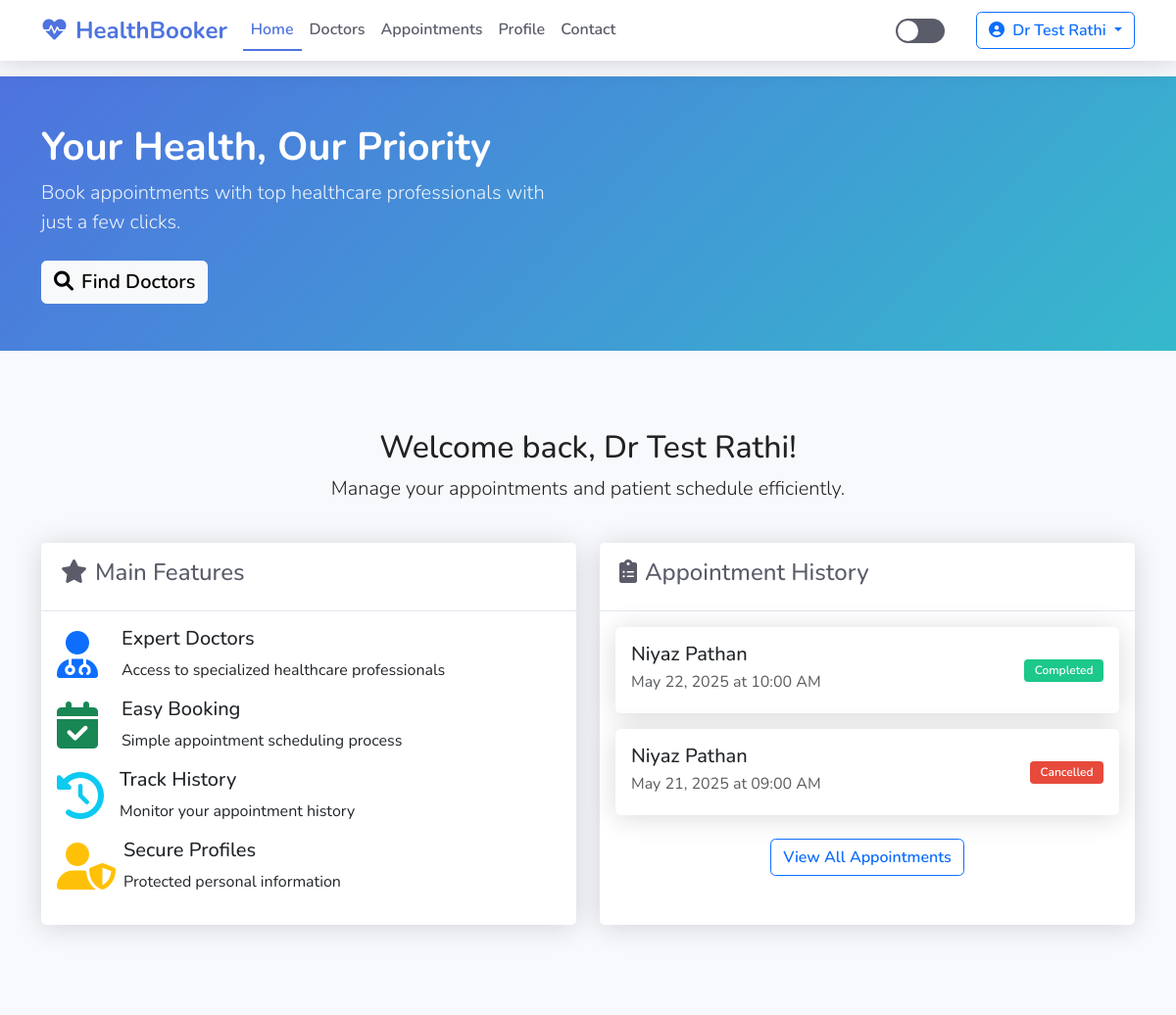
/ (signed in, upper part), run on an earlier commit of the app's database.
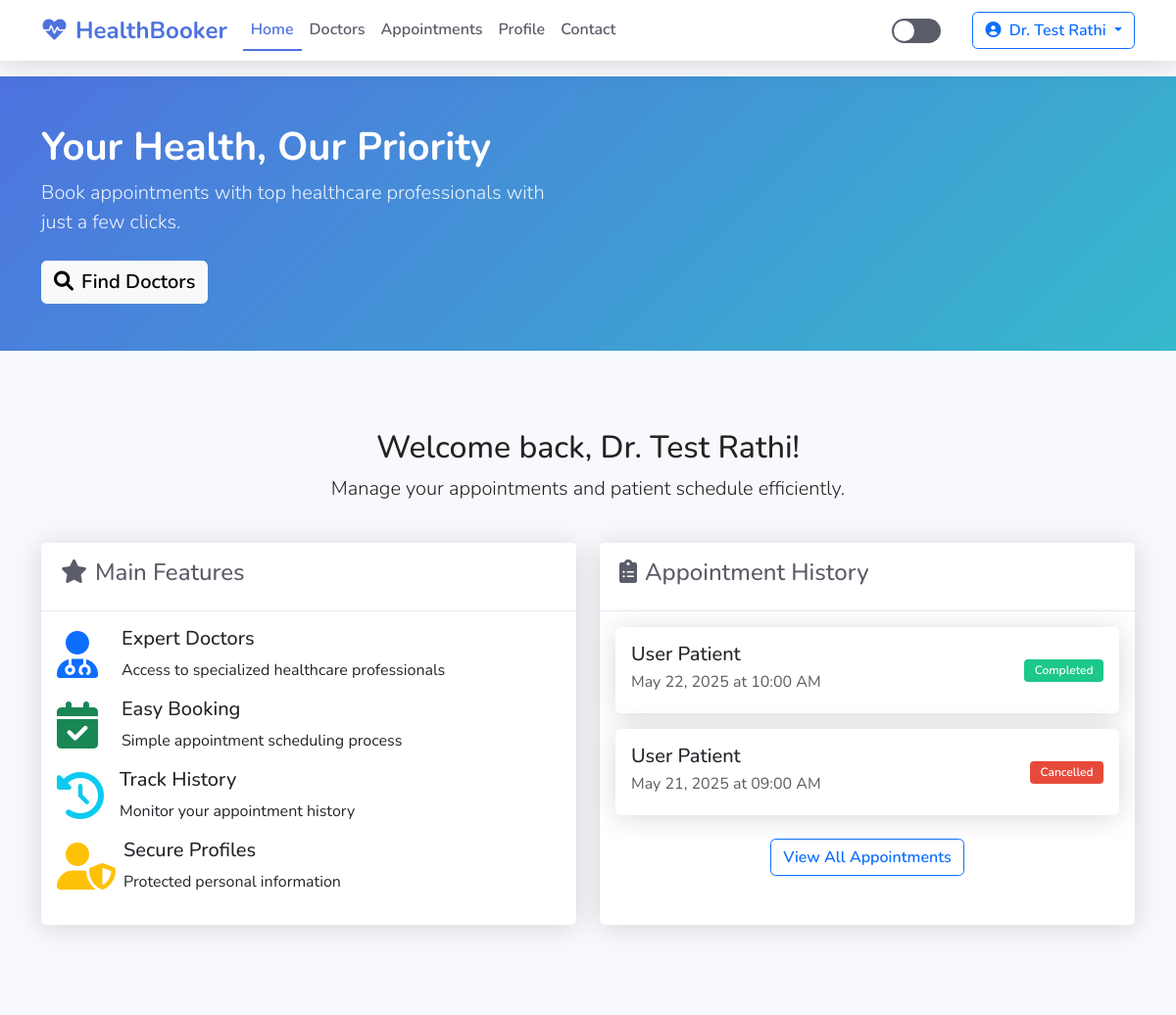
And on a later commit of the database.
### app.py (models this page shows, shortened)
class User(db.Model, UserMixin):
    id = db.Column(db.Integer, primary_key=True)
    name = db.Column(db.String(100), nullable=False)
    email = db.Column(db.String(120), unique=True, nullable=False)
    password = db.Column(db.String(60), nullable=False)
    user_type = db.Column(db.String(10), nullable=False)  # 'user' or 'doctor'
    profile_image = db.Column(db.String(20), nullable=False, default='default.jpg')
    date_joined = db.Column(db.DateTime, nullable=False, default=datetime.utcnow)
    appointments_as_user = db.relationship('Appointment', backref='patient', lazy=True,
                                          foreign_keys='Appointment.user_id')

class Appointment(db.Model):
    id = db.Column(db.Integer, primary_key=True)
    user_id = db.Column(db.Integer, db.ForeignKey('user.id'), nullable=False)
    doctor_id = db.Column(db.Integer, db.ForeignKey('doctor.id'), nullable=False)
    appointment_date = db.Column(db.Date, nullable=False)
    appointment_time = db.Column(db.Time, nullable=False)
    booking_date = db.Column(db.DateTime, nullable=False, default=datetime.utcnow)
    status = db.Column(db.String(20), nullable=False, default='Pending')  # Pending/Completed/In Progress/Cancelled

### routes.py (the view)
@app.route('/')
def home():
    if current_user.is_authenticated:
        if current_user.user_type == 'user':
            appointments = Appointment.query.filter_by(user_id=current_user.id).order_by(Appointment.appointment_date.desc()).all()
            current_user.appointments_as_user = appointments
        elif current_user.user_type == 'doctor':
            doctor = Doctor.query.filter_by(user_id=current_user.id).first()
            if doctor:
                doctor.appointments = Appointment.query.filter_by(doctor_id=doctor.id).order_by(Appointment.appointment_date.desc()).all()
    return render_template('index.html', title='Home')

### templates/index.html (shortened to what this page needs)
<!DOCTYPE html>
<html lang="en">
<head>
    <link href="https://cdn.jsdelivr.net/npm/bootstrap@5.3.0/dist/css/bootstrap.min.css" rel="stylesheet">
    <link href="https://cdnjs.cloudflare.com/ajax/libs/font-awesome/6.0.0/css/all.min.css" rel="stylesheet">
    <link rel="stylesheet" href="{{ url_for('static', filename='css/main.css') }}">
</head>
<body>
    <nav class="navbar navbar-expand-lg navbar-light sticky-top">
        <div class="container">
            <a class="navbar-brand" href="{{ url_for('home') }}">
                <i class="fas fa-heartbeat me-2"></i>HealthBooker
            </a>
            <div class="collapse navbar-collapse" id="navbarNav">
                <ul class="navbar-nav me-auto">
                    <li class="nav-item">
                        <a class="nav-link {% if request.path == url_for('home') %}active{% endif %}" href="{{ url_for('home') }}">Home</a>
                    </li>
                    <li class="nav-item">
                        <a class="nav-link {% if request.path == url_for('doctors') %}active{% endif %}" href="{{ url_for('doctors') }}">Doctors</a>
                    </li>
                    {% if current_user.is_authenticated %}
                        {% if current_user.user_type == 'user' %}
                        <li class="nav-item">
                            <a class="nav-link {% if request.path == url_for('user_appointments') %}active{% endif %}" href="{{ url_for('user_appointments') }}">Appointments</a>
                        </li>
                        {% elif current_user.user_type == 'doctor' %}
                        <li class="nav-item">
                            <a class="nav-link {% if request.path == url_for('doctor_appointments') %}active{% endif %}" href="{{ url_for('doctor_appointments') }}">Appointments</a>
                        </li>
                        {% endif %}
                        <li class="nav-item">
                            <a class="nav-link {% if request.path == url_for('profile') %}active{% endif %}" href="{{ url_for('profile') }}">Profile</a>
                        </li>
                    {% endif %}
                    <li class="nav-item">
                        <a class="nav-link {% if request.path == url_for('contact') %}active{% endif %}" href="{{ url_for('contact') }}">Contact</a>
                    </li>
                </ul>
                <div class="d-flex align-items-center">
                    <div class="theme-toggle me-3" id="theme-toggle"></div>
                    <div class="ms-3">
                        {% if current_user.is_authenticated %}
                            <div class="dropdown">
                                <button class="btn btn-outline-primary dropdown-toggle" type="button" id="userDropdown" data-bs-toggle="dropdown" aria-expanded="false">
                                    <i class="fas fa-user-circle me-1"></i> {{ current_user.name }}
                                </button>
                            </div>
                        {% else %}
                            <a href="{{ url_for('login') }}" class="btn btn-outline-primary me-2"><i class="fas fa-sign-in-alt me-2"></i>Login</a>
                            <a href="{{ url_for('register') }}" class="btn btn-primary"><i class="fas fa-user-plus me-2"></i>Register</a>
                        {% endif %}
                    </div>
                </div>
            </div>
        </div>
    </nav>
    <main>
        {% block content %}
        <section class="banner">
            <div class="container">
                <div class="row align-items-center">
                    <div class="col-lg-6">
                        <h1>Your Health, Our Priority</h1>
                        <p class="lead">Book appointments with top healthcare professionals with just a few clicks.</p>
                        {% if not current_user.is_authenticated %}
                            <div class="mt-4">
                                <a href="{{ url_for('register') }}" class="btn btn-light btn-lg me-2"><i class="fas fa-user-plus me-2"></i>Get Started</a>
                                <a href="{{ url_for('doctors') }}" class="btn btn-outline-light btn-lg"><i class="fas fa-search me-2"></i>Find Doctors</a>
                            </div>
                        {% else %}
                            <div class="mt-4">
                                <a href="{{ url_for('doctors') }}" class="btn btn-light btn-lg"><i class="fas fa-search me-2"></i>Find Doctors</a>
                            </div>
                        {% endif %}
                    </div>
                </div>
            </div>
        </section>
        <section class="py-5">
            <div class="container">
                <div class="row">
                    <div class="col-12 text-center mb-4">
                        {% if current_user.is_authenticated %}
                            <h2>Welcome back, {{ current_user.name }}!</h2>
                            <p class="lead">
                                {% if current_user.user_type == 'user' %}
                                    Manage your healthcare appointments and find the right specialists for your needs.
                                {% else %}
                                    Manage your appointments and patient schedule efficiently.
                                {% endif %}
                            </p>
                        {% else %}
                            <h2>Welcome to HealthBooker</h2>
                            <p class="lead">Your one-stop platform for healthcare appointment management.</p>
                        {% endif %}
                    </div>
                </div>
                <div class="row">
                    <div class="col-md-6">
                        <div class="card mb-4">
                            <div class="card-header">
                                <h4><i class="fas fa-star me-2"></i>Main Features</h4>
                            </div>
                            <div class="card-body">
                                <div class="row">
                                    <div class="col-md-12 mb-3">
                                        <div class="d-flex align-items-center">
                                            <div class="feature-icon me-4">
                                                <i class="fas fa-user-md fa-3x text-primary"></i>
                                            </div>
                                            <div>
                                                <h5>Expert Doctors</h5>
                                                <p class="mb-0">Access to specialized healthcare professionals</p>
                                            </div>
                                        </div>
                                    </div>
                                    <div class="col-md-12 mb-3">
                                        <div class="d-flex align-items-center">
                                            <div class="feature-icon me-4">
                                                <i class="fas fa-calendar-check fa-3x text-success"></i>
                                            </div>
                                            <div>
                                                <h5>Easy Booking</h5>
                                                <p class="mb-0">Simple appointment scheduling process</p>
                                            </div>
                                        </div>
                                    </div>
                                    <div class="col-md-12 mb-3">
                                        <div class="d-flex align-items-center">
                                            <div class="feature-icon me-3">
                                                <i class="fas fa-history fa-3x text-info"></i>
                                            </div>
                                            <div>
                                                <h5>Track History</h5>
                                                <p class="mb-0">Monitor your appointment history</p>
                                            </div>
                                        </div>
                                    </div>
                                    <div class="col-md-12 mb-3">
                                        <div class="d-flex align-items-center">
                                            <div class="feature-icon me-2">
                                                <i class="fas fa-user-shield fa-3x text-warning"></i>
                                            </div>
                                            <div>
                                                <h5>Secure Profiles</h5>
                                                <p class="mb-0">Protected personal information</p>
                                            </div>
                                        </div>
                                    </div>
                                </div>
                            </div>
                        </div>
                    </div>
                    <div class="col-md-6">
                        <div class="card mb-4">
                            <div class="card-header">
                                <h4><i class="fas fa-clipboard-list me-2"></i>Appointment History</h4>
                            </div>
                            <div class="card-body" style="height: 320px;">
                                {% if current_user.is_authenticated %}
                                    {% if current_user.user_type == 'user' and current_user.appointments_as_user %}
                                        <div class="row">
                                            {% for appointment in current_user.appointments_as_user[:3] %}
                                                <div class="col-md-12 mb-3">
                                                    <div class="card">
                                                        <div class="card-body">
                                                            <div class="d-flex justify-content-between align-items-center">
                                                                <div>
                                                                    <h5 class="mb-1"> {{ appointment.doctor.user.name }}</h5>
                                                                    <p class="mb-1 text-muted">{{ appointment.appointment_date.strftime('%B %d, %Y') }} at {{ appointment.appointment_time.strftime('%I:%M %p') }}</p>
                                                                </div>
                                                                <span class="badge badge-{{ appointment.status.lower() }}">{{ appointment.status }}</span>
                                                            </div>
                                                        </div>
                                                    </div>
                                                </div>
                                            {% endfor %}
                                            <div class="text-center mt-2">
                                                <a href="{{ url_for('user_appointments') }}" class="btn btn-outline-primary"><i class="fas fa-calendar-check me-2"></i>View All Appointments</a>
                                            </div>
                                        </div>
                                    {% elif current_user.user_type == 'doctor' %}
                                        {% set doctor = current_user.doctor_profile[0] if current_user.doctor_profile else None %}
                                        {% if doctor and doctor.appointments %}
                                            <div class="row">
                                                {% for appointment in doctor.appointments[:3] %}
                                                    <div class="col-md-12 mb-3">
                                                        <div class="card">
                                                            <div class="card-body">
                                                                <div class="d-flex justify-content-between align-items-center">
                                                                    <div>
                                                                        <h5 class="mb-1">{{ appointment.patient.name }}</h5>
                                                                        <p class="mb-1 text-muted">{{ appointment.appointment_date.strftime('%B %d, %Y') }} at {{ appointment.appointment_time.strftime('%I:%M %p') }}</p>
                                                                    </div>
                                                                    <span class="badge badge-{{ appointment.status.lower() }}">{{ appointment.status }}</span>
                                                                </div>
                                                            </div>
                                                        </div>
                                                    </div>
                                                {% endfor %}
                                                <div class="text-center mt-2">
                                                    <a href="{{ url_for('doctor_appointments') }}" class="btn btn-outline-primary">View All Appointments</a>
                                                </div>
                                            </div>
                                        {% else %}
                                            <div class="text-center py-4">
                                                <i class="fas fa-calendar-times fa-3x text-muted mb-3"></i>
                                                <p>No appointments scheduled yet.</p>
                                            </div>
                                        {% endif %}
                                    {% else %}
                                        <div class="text-center py-4">
                                            <i class="fas fa-calendar-times fa-3x text-muted mb-3"></i>
                                            <p>No appointments scheduled yet.</p>
                                            <a href="{{ url_for('doctors') }}" class="btn btn-primary">Find Doctors</a>
                                        </div>
                                    {% endif %}
                                {% endif %}
                            </div>
                        </div>
                    </div>
                </div>
            </div>
        </section>
        <section class="py-5 bg-light1" >
        </section>
        {% endblock %}
    </main>
</body>
</html>

What changed in the data, as far as the page shows it:
changed User: name "Dr Test Rathi" → "Dr. Test Rathi"
changed through a linked row, Appointment "May 22, 2025": patient.name "Niyaz Pathan" → "User Patient"
changed through a linked row, Appointment "May 21, 2025": patient.name "Niyaz Pathan" → "User Patient"
